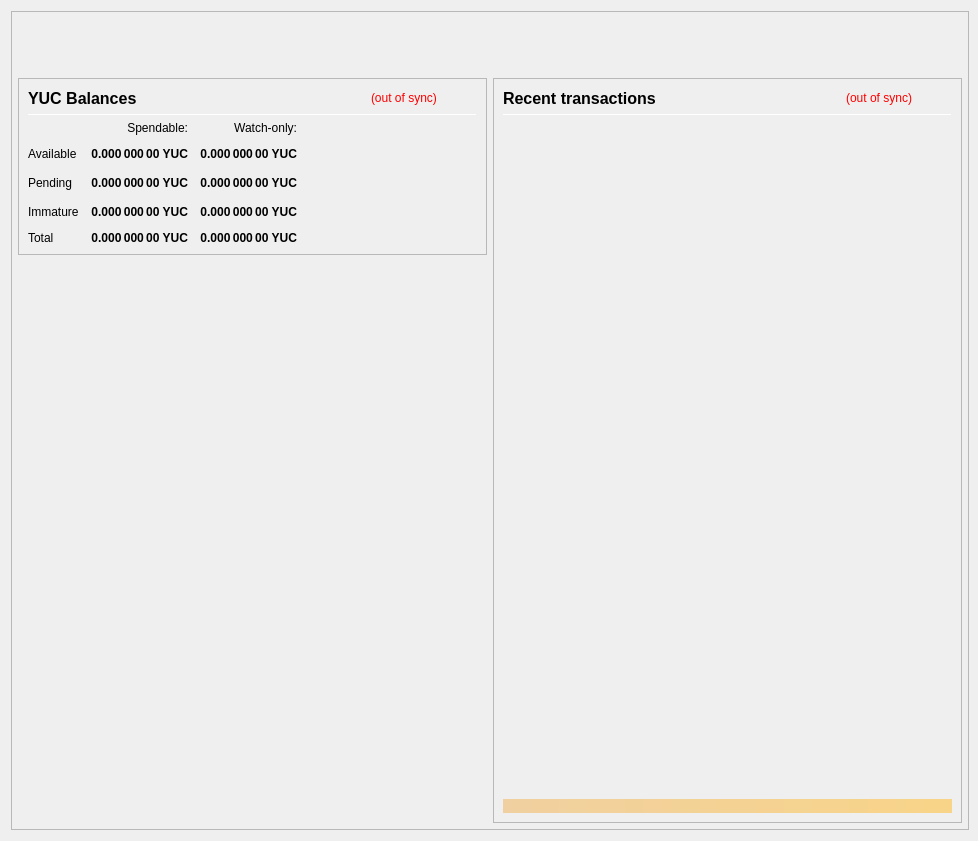
<?xml version="1.0" encoding="UTF-8"?>
<ui version="4.0">
 <class>OverviewPage</class>
 <widget class="QWidget" name="OverviewPage">
  <property name="geometry">
   <rect>
    <x>0</x>
    <y>0</y>
    <width>978</width>
    <height>841</height>
   </rect>
  </property>
  <property name="minimumSize">
   <size>
    <width>960</width>
    <height>682</height>
   </size>
  </property>
  <property name="font">
   <font>
    <weight>50</weight>
    <bold>false</bold>
   </font>
  </property>
  <property name="windowTitle">
   <string>Form</string>
  </property>
  <layout class="QVBoxLayout" name="topLayout" stretch="0">
   <property name="rightMargin">
    <number>9</number>
   </property>
   <item>
    <widget class="QFrame" name="frame_BG">
     <property name="minimumSize">
      <size>
       <width>850</width>
       <height>610</height>
      </size>
     </property>
     <property name="maximumSize">
      <size>
       <width>16777215</width>
       <height>16777215</height>
      </size>
     </property>
     <property name="frameShape">
      <enum>QFrame::StyledPanel</enum>
     </property>
     <property name="frameShadow">
      <enum>QFrame::Raised</enum>
     </property>
     <layout class="QVBoxLayout" name="verticalLayout_3" stretch="0">
      <property name="leftMargin">
       <number>0</number>
      </property>
      <property name="topMargin">
       <number>0</number>
      </property>
      <property name="rightMargin">
       <number>0</number>
      </property>
      <property name="bottomMargin">
       <number>6</number>
      </property>
      <item>
       <layout class="QVBoxLayout" name="verticalLayout_Master" stretch="0,1">
        <property name="leftMargin">
         <number>0</number>
        </property>
        <property name="topMargin">
         <number>0</number>
        </property>
        <property name="rightMargin">
         <number>0</number>
        </property>
        <property name="bottomMargin">
         <number>0</number>
        </property>
        <item>
         <widget class="QFrame" name="frame_Header">
          <layout class="QVBoxLayout" name="verticalLayout_Header" stretch="0">
           <property name="leftMargin">
            <number>0</number>
           </property>
           <property name="topMargin">
            <number>0</number>
           </property>
           <property name="rightMargin">
            <number>0</number>
           </property>
           <property name="bottomMargin">
            <number>0</number>
           </property>
           <item>
            <layout class="QHBoxLayout" name="horizontalLayout_Header" stretch="1,0">
             <property name="spacing">
              <number>6</number>
             </property>
             <item>
              <spacer name="horizontalSpacer_Header">
               <property name="orientation">
                <enum>Qt::Horizontal</enum>
               </property>
               <property name="sizeHint" stdset="0">
                <size>
                 <width>40</width>
                 <height>20</height>
                </size>
               </property>
              </spacer>
             </item>
             <item>
              <widget class="QLabel" name="labelOverviewHeaderRight">
               <property name="minimumSize">
                <size>
                 <width>464</width>
                 <height>60</height>
                </size>
               </property>
               <property name="maximumSize">
                <size>
                 <width>16777215</width>
                 <height>60</height>
                </size>
               </property>
               <property name="font">
                <font>
                 <pointsize>14</pointsize>
                </font>
               </property>
               <property name="text">
                <string/>
               </property>
               <property name="alignment">
                <set>Qt::AlignRight|Qt::AlignTrailing|Qt::AlignVCenter</set>
               </property>
              </widget>
             </item>
            </layout>
           </item>
          </layout>
         </widget>
        </item>
        <item>
         <widget class="QFrame" name="frame_Content">
          <layout class="QVBoxLayout" name="verticalLayout_Content">
           <property name="leftMargin">
            <number>6</number>
           </property>
           <property name="topMargin">
            <number>0</number>
           </property>
           <property name="rightMargin">
            <number>6</number>
           </property>
           <property name="bottomMargin">
            <number>0</number>
           </property>
           <item>
            <layout class="QHBoxLayout" name="horizontalLayout_Content" stretch="1,1">
             <property name="spacing">
              <number>6</number>
             </property>
             <item>
              <layout class="QVBoxLayout" name="verticalLayout_left" stretch="0,0">
               <item>
                <widget class="QFrame" name="frameBalances">
                 <property name="frameShape">
                  <enum>QFrame::StyledPanel</enum>
                 </property>
                 <property name="frameShadow">
                  <enum>QFrame::Raised</enum>
                 </property>
                 <layout class="QVBoxLayout" name="verticalLayout_4">
                  <item>
                   <layout class="QHBoxLayout" name="hlBalancesHeader" stretch="2,0,0">
                    <property name="spacing">
                     <number>6</number>
                    </property>
                    <item>
                     <widget class="QLabel" name="labelBalances">
                      <property name="minimumSize">
                       <size>
                        <width>0</width>
                        <height>0</height>
                       </size>
                      </property>
                      <property name="font">
                       <font>
                        <pointsize>12</pointsize>
                        <weight>75</weight>
                        <bold>true</bold>
                       </font>
                      </property>
                      <property name="text">
                       <string>YUC Balances</string>
                      </property>
                     </widget>
                    </item>
                    <item>
                     <widget class="QLabel" name="labelWalletStatus">
                      <property name="cursor">
                       <cursorShape>WhatsThisCursor</cursorShape>
                      </property>
                      <property name="toolTip">
                       <string>The displayed information may be out of date. Your wallet automatically synchronizes with the YUCOIN network after a connection is established, but this process has not completed yet.</string>
                      </property>
                      <property name="styleSheet">
                       <string notr="true">QLabel { color: red; }</string>
                      </property>
                      <property name="text">
                       <string notr="true">(out of sync)</string>
                      </property>
                      <property name="alignment">
                       <set>Qt::AlignLeading|Qt::AlignLeft|Qt::AlignVCenter</set>
                      </property>
                     </widget>
                    </item>
                    <item>
                     <spacer name="hsBalancesHeader">
                      <property name="orientation">
                       <enum>Qt::Horizontal</enum>
                      </property>
                      <property name="sizeHint" stdset="0">
                       <size>
                        <width>40</width>
                        <height>20</height>
                       </size>
                      </property>
                     </spacer>
                    </item>
                   </layout>
                  </item>
                  <item>
                   <widget class="Line" name="lineBalances">
                    <property name="minimumSize">
                     <size>
                      <width>0</width>
                      <height>1</height>
                     </size>
                    </property>
                    <property name="maximumSize">
                     <size>
                      <width>16777215</width>
                      <height>1</height>
                     </size>
                    </property>
                    <property name="orientation">
                     <enum>Qt::Horizontal</enum>
                    </property>
                   </widget>
                  </item>
                  <item>
                   <layout class="QGridLayout" name="gridLayout">
                    <property name="spacing">
                     <number>12</number>
                    </property>
                    <item row="2" column="2">
                     <widget class="QLabel" name="labelWatchPending">
                      <property name="font">
                       <font>
                        <weight>75</weight>
                        <bold>true</bold>
                       </font>
                      </property>
                      <property name="cursor">
                       <cursorShape>ArrowCursor</cursorShape>
                      </property>
                      <property name="toolTip">
                       <string>Unconfirmed transactions to watch-only addresses</string>
                      </property>
                      <property name="text">
                       <string notr="true">0.000 000 00 YUC</string>
                      </property>
                      <property name="alignment">
                       <set>Qt::AlignRight|Qt::AlignTrailing|Qt::AlignVCenter</set>
                      </property>
                      <property name="textInteractionFlags">
                       <set>Qt::NoTextInteraction</set>
                      </property>
                     </widget>
                    </item>
                    <item row="2" column="1">
                     <widget class="QLabel" name="labelUnconfirmed">
                      <property name="font">
                       <font>
                        <weight>75</weight>
                        <bold>true</bold>
                       </font>
                      </property>
                      <property name="cursor">
                       <cursorShape>ArrowCursor</cursorShape>
                      </property>
                      <property name="toolTip">
                       <string>Total of transactions that have yet to be confirmed, and do not yet count toward the spendable balance</string>
                      </property>
                      <property name="text">
                       <string notr="true">0.000 000 00 YUC</string>
                      </property>
                      <property name="alignment">
                       <set>Qt::AlignRight|Qt::AlignTrailing|Qt::AlignVCenter</set>
                      </property>
                      <property name="textInteractionFlags">
                       <set>Qt::NoTextInteraction</set>
                      </property>
                     </widget>
                    </item>
                    <item row="3" column="2">
                     <widget class="QLabel" name="labelWatchImmature">
                      <property name="font">
                       <font>
                        <weight>75</weight>
                        <bold>true</bold>
                       </font>
                      </property>
                      <property name="cursor">
                       <cursorShape>ArrowCursor</cursorShape>
                      </property>
                      <property name="toolTip">
                       <string>Staked or masternode rewards in watch-only addresses that has not yet matured</string>
                      </property>
                      <property name="text">
                       <string notr="true">0.000 000 00 YUC</string>
                      </property>
                      <property name="alignment">
                       <set>Qt::AlignRight|Qt::AlignTrailing|Qt::AlignVCenter</set>
                      </property>
                      <property name="textInteractionFlags">
                       <set>Qt::NoTextInteraction</set>
                      </property>
                     </widget>
                    </item>
                    <item row="4" column="0">
                     <widget class="QLabel" name="labelTotalText">
                      <property name="text">
                       <string>Total</string>
                      </property>
                      <property name="textInteractionFlags">
                       <set>Qt::NoTextInteraction</set>
                      </property>
                     </widget>
                    </item>
                    <item row="3" column="1">
                     <widget class="QLabel" name="labelImmature">
                      <property name="font">
                       <font>
                        <weight>75</weight>
                        <bold>true</bold>
                       </font>
                      </property>
                      <property name="cursor">
                       <cursorShape>ArrowCursor</cursorShape>
                      </property>
                      <property name="toolTip">
                       <string>Staked or masternode rewards that has not yet matured</string>
                      </property>
                      <property name="text">
                       <string notr="true">0.000 000 00 YUC</string>
                      </property>
                      <property name="alignment">
                       <set>Qt::AlignRight|Qt::AlignTrailing|Qt::AlignVCenter</set>
                      </property>
                      <property name="textInteractionFlags">
                       <set>Qt::NoTextInteraction</set>
                      </property>
                     </widget>
                    </item>
                    <item row="2" column="3">
                     <spacer name="hsBalances">
                      <property name="orientation">
                       <enum>Qt::Horizontal</enum>
                      </property>
                      <property name="sizeHint" stdset="0">
                       <size>
                        <width>40</width>
                        <height>20</height>
                       </size>
                      </property>
                     </spacer>
                    </item>
                    <item row="3" column="0">
                     <widget class="QLabel" name="labelImmatureText">
                      <property name="text">
                       <string>Immature</string>
                      </property>
                      <property name="textInteractionFlags">
                       <set>Qt::NoTextInteraction</set>
                      </property>
                     </widget>
                    </item>
                    <item row="4" column="1">
                     <widget class="QLabel" name="labelTotal">
                      <property name="font">
                       <font>
                        <weight>75</weight>
                        <bold>true</bold>
                       </font>
                      </property>
                      <property name="cursor">
                       <cursorShape>ArrowCursor</cursorShape>
                      </property>
                      <property name="toolTip">
                       <string>Your current total balance</string>
                      </property>
                      <property name="text">
                       <string notr="true">0.000 000 00 YUC</string>
                      </property>
                      <property name="alignment">
                       <set>Qt::AlignRight|Qt::AlignTrailing|Qt::AlignVCenter</set>
                      </property>
                      <property name="textInteractionFlags">
                       <set>Qt::NoTextInteraction</set>
                      </property>
                     </widget>
                    </item>
                    <item row="4" column="2">
                     <widget class="QLabel" name="labelWatchTotal">
                      <property name="font">
                       <font>
                        <weight>75</weight>
                        <bold>true</bold>
                       </font>
                      </property>
                      <property name="cursor">
                       <cursorShape>ArrowCursor</cursorShape>
                      </property>
                      <property name="toolTip">
                       <string>Current total balance in watch-only addresses</string>
                      </property>
                      <property name="text">
                       <string notr="true">0.000 000 00 YUC</string>
                      </property>
                      <property name="alignment">
                       <set>Qt::AlignRight|Qt::AlignTrailing|Qt::AlignVCenter</set>
                      </property>
                      <property name="textInteractionFlags">
                       <set>Qt::NoTextInteraction</set>
                      </property>
                     </widget>
                    </item>
                    <item row="0" column="2">
                     <widget class="QLabel" name="labelWatchonly">
                      <property name="text">
                       <string>Watch-only:</string>
                      </property>
                      <property name="alignment">
                       <set>Qt::AlignRight|Qt::AlignTrailing|Qt::AlignVCenter</set>
                      </property>
                     </widget>
                    </item>
                    <item row="1" column="0">
                     <widget class="QLabel" name="labelBalanceText">
                      <property name="text">
                       <string>Available</string>
                      </property>
                      <property name="textInteractionFlags">
                       <set>Qt::NoTextInteraction</set>
                      </property>
                     </widget>
                    </item>
                    <item row="1" column="1">
                     <widget class="QLabel" name="labelBalance">
                      <property name="font">
                       <font>
                        <weight>75</weight>
                        <bold>true</bold>
                       </font>
                      </property>
                      <property name="cursor">
                       <cursorShape>ArrowCursor</cursorShape>
                      </property>
                      <property name="toolTip">
                       <string>Your current spendable balance</string>
                      </property>
                      <property name="text">
                       <string notr="true">0.000 000 00 YUC</string>
                      </property>
                      <property name="alignment">
                       <set>Qt::AlignRight|Qt::AlignTrailing|Qt::AlignVCenter</set>
                      </property>
                      <property name="textInteractionFlags">
                       <set>Qt::NoTextInteraction</set>
                      </property>
                     </widget>
                    </item>
                    <item row="1" column="2">
                     <widget class="QLabel" name="labelWatchAvailable">
                      <property name="font">
                       <font>
                        <weight>75</weight>
                        <bold>true</bold>
                       </font>
                      </property>
                      <property name="cursor">
                       <cursorShape>ArrowCursor</cursorShape>
                      </property>
                      <property name="toolTip">
                       <string>Your current balance in watch-only addresses</string>
                      </property>
                      <property name="text">
                       <string notr="true">0.000 000 00 YUC</string>
                      </property>
                      <property name="alignment">
                       <set>Qt::AlignRight|Qt::AlignTrailing|Qt::AlignVCenter</set>
                      </property>
                      <property name="textInteractionFlags">
                       <set>Qt::NoTextInteraction</set>
                      </property>
                     </widget>
                    </item>
                    <item row="2" column="0">
                     <widget class="QLabel" name="labelPendingText">
                      <property name="text">
                       <string>Pending</string>
                      </property>
                      <property name="textInteractionFlags">
                       <set>Qt::NoTextInteraction</set>
                      </property>
                     </widget>
                    </item>
                    <item row="0" column="1">
                     <widget class="QLabel" name="labelSpendable">
                      <property name="text">
                       <string>Spendable:</string>
                      </property>
                      <property name="alignment">
                       <set>Qt::AlignRight|Qt::AlignTrailing|Qt::AlignVCenter</set>
                      </property>
                     </widget>
                    </item>
                   </layout>
                  </item>
                 </layout>
                </widget>
               </item>
               <item>
                <spacer name="verticalSpacer">
                 <property name="orientation">
                  <enum>Qt::Vertical</enum>
                 </property>
                 <property name="sizeHint" stdset="0">
                  <size>
                   <width>20</width>
                   <height>40</height>
                  </size>
                 </property>
                </spacer>
               </item>
              </layout>
             </item>
             <item>
              <layout class="QVBoxLayout" name="verticalLayout_right" stretch="1">
               <item>
                <widget class="QFrame" name="frame_RecentTransactions">
                 <property name="minimumSize">
                  <size>
                   <width>0</width>
                   <height>0</height>
                  </size>
                 </property>
                 <property name="frameShape">
                  <enum>QFrame::StyledPanel</enum>
                 </property>
                 <property name="frameShadow">
                  <enum>QFrame::Raised</enum>
                 </property>
                 <layout class="QVBoxLayout" name="verticalLayout_1" stretch="0,0,0,0,0">
                  <item>
                   <layout class="QHBoxLayout" name="horizontalLayout_2" stretch="2,0,0">
                    <property name="spacing">
                     <number>3</number>
                    </property>
                    <item>
                     <widget class="QLabel" name="label_4">
                      <property name="minimumSize">
                       <size>
                        <width>0</width>
                        <height>20</height>
                       </size>
                      </property>
                      <property name="font">
                       <font>
                        <pointsize>12</pointsize>
                        <weight>75</weight>
                        <bold>true</bold>
                       </font>
                      </property>
                      <property name="text">
                       <string>Recent transactions</string>
                      </property>
                     </widget>
                    </item>
                    <item>
                     <widget class="QLabel" name="labelTransactionsStatus">
                      <property name="cursor">
                       <cursorShape>WhatsThisCursor</cursorShape>
                      </property>
                      <property name="toolTip">
                       <string>The displayed information may be out of date. Your wallet automatically synchronizes with the YUCOIN network after a connection is established, but this process has not completed yet.</string>
                      </property>
                      <property name="styleSheet">
                       <string notr="true">QLabel { color: red; }</string>
                      </property>
                      <property name="text">
                       <string notr="true">(out of sync)</string>
                      </property>
                      <property name="alignment">
                       <set>Qt::AlignRight|Qt::AlignTrailing|Qt::AlignVCenter</set>
                      </property>
                     </widget>
                    </item>
                    <item>
                     <spacer name="horizontalSpacer">
                      <property name="orientation">
                       <enum>Qt::Horizontal</enum>
                      </property>
                      <property name="sizeHint" stdset="0">
                       <size>
                        <width>40</width>
                        <height>20</height>
                       </size>
                      </property>
                     </spacer>
                    </item>
                   </layout>
                  </item>
                  <item>
                   <widget class="Line" name="line">
                    <property name="minimumSize">
                     <size>
                      <width>0</width>
                      <height>1</height>
                     </size>
                    </property>
                    <property name="maximumSize">
                     <size>
                      <width>16777215</width>
                      <height>1</height>
                     </size>
                    </property>
                    <property name="orientation">
                     <enum>Qt::Horizontal</enum>
                    </property>
                   </widget>
                  </item>
                  <item>
                   <widget class="QListView" name="listTransactions">
                    <property name="minimumSize">
                     <size>
                      <width>0</width>
                      <height>0</height>
                     </size>
                    </property>
                    <property name="styleSheet">
                     <string notr="true">QListView { background: transparent; }</string>
                    </property>
                    <property name="frameShape">
                     <enum>QFrame::NoFrame</enum>
                    </property>
                    <property name="verticalScrollBarPolicy">
                     <enum>Qt::ScrollBarAlwaysOff</enum>
                    </property>
                    <property name="horizontalScrollBarPolicy">
                     <enum>Qt::ScrollBarAlwaysOff</enum>
                    </property>
                    <property name="selectionMode">
                     <enum>QAbstractItemView::NoSelection</enum>
                    </property>
                   </widget>
                  </item>
                  <item>
                   <spacer name="verticalSpacer_2">
                    <property name="orientation">
                     <enum>Qt::Vertical</enum>
                    </property>
                    <property name="sizeType">
                     <enum>QSizePolicy::Expanding</enum>
                    </property>
                    <property name="sizeHint" stdset="0">
                     <size>
                      <width>20</width>
                      <height>40</height>
                     </size>
                    </property>
                   </spacer>
                  </item>
                  <item>
                   <widget class="QLabel" name="labelAlerts">
                    <property name="maximumSize">
                     <size>
                      <width>16777215</width>
                      <height>16777215</height>
                     </size>
                    </property>
                    <property name="styleSheet">
                     <string notr="true">background-color: qlineargradient(x1: 0, y1: 0, x2: 1, y2: 0, stop:0 #F0D0A0, stop:1 #F8D488); color:#000000;</string>
                    </property>
                    <property name="text">
                     <string/>
                    </property>
                    <property name="wordWrap">
                     <bool>true</bool>
                    </property>
                    <property name="margin">
                     <number>3</number>
                    </property>
                   </widget>
                  </item>
                 </layout>
                </widget>
               </item>
              </layout>
             </item>
            </layout>
           </item>
          </layout>
         </widget>
        </item>
       </layout>
      </item>
     </layout>
    </widget>
   </item>
  </layout>
 </widget>
 <resources/>
 <connections/>
</ui>
